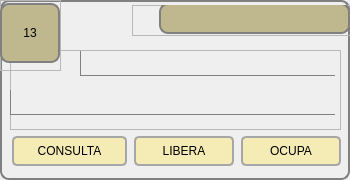
        <widget class="QGroupBox" name="groupBox_14">
         <property name="minimumSize">
          <size>
           <width>350</width>
           <height>180</height>
          </size>
         </property>
         <property name="maximumSize">
          <size>
           <width>350</width>
           <height>180</height>
          </size>
         </property>
         <property name="styleSheet">
          <string notr="true">QPushButton{
	border: 2px solid;
    border-radius: 5px;
	border-color: rgb(166, 166, 166);
	font: 11pt &quot;Arial&quot;; 
	background-color: rgb(245, 235, 181);		
}

QPushButton::hover{
    border: 1px solid gray;
    border-radius: 6px;
	font: Bold 11pt &quot;Arial&quot;; 
	background-color:rgb(191, 183, 141);		
}

QGroupBox{
    background-color: qlineargradient(x1: 0, y1: 0, x2: 0, y2: 1,
                                      stop: 0 #E0E0E0, stop: 1 #FFFFFF);
    border: 2px solid gray;
    border-radius: 9px;
    margin-top: 1ex; /* leave space at the top for the title */
}</string>
         </property>
         <property name="title">
          <string/>
         </property>
         <widget class="QWidget" name="layoutWidget_14">
          <property name="geometry">
           <rect>
            <x>11</x>
            <y>135</y>
            <width>331</width>
            <height>32</height>
           </rect>
          </property>
          <layout class="QHBoxLayout" name="horizontalLayout_15">
           <item>
            <widget class="QPushButton" name="btn_consulta_13">
             <property name="minimumSize">
              <size>
               <width>115</width>
               <height>30</height>
              </size>
             </property>
             <property name="maximumSize">
              <size>
               <width>105</width>
               <height>30</height>
              </size>
             </property>
             <property name="text">
              <string>CONSULTA</string>
             </property>
            </widget>
           </item>
           <item>
            <widget class="QPushButton" name="btn_libera_13">
             <property name="minimumSize">
              <size>
               <width>100</width>
               <height>30</height>
              </size>
             </property>
             <property name="maximumSize">
              <size>
               <width>100</width>
               <height>30</height>
              </size>
             </property>
             <property name="text">
              <string>LIBERA</string>
             </property>
            </widget>
           </item>
           <item>
            <widget class="QPushButton" name="btn_ocupa_13">
             <property name="minimumSize">
              <size>
               <width>100</width>
               <height>30</height>
              </size>
             </property>
             <property name="maximumSize">
              <size>
               <width>100</width>
               <height>30</height>
              </size>
             </property>
             <property name="text">
              <string>OCUPA</string>
             </property>
            </widget>
           </item>
          </layout>
         </widget>
         <widget class="QFrame" name="frame_39">
          <property name="geometry">
           <rect>
            <x>10</x>
            <y>50</y>
            <width>331</width>
            <height>80</height>
           </rect>
          </property>
          <property name="styleSheet">
           <string notr="true">QLabel{
	border: 1px solid;
	border-right-color: transparent;
	border-top-color: transparent;
	border-left-color: gray;
	border-bottom-color: gray;
	font: Bold Italic 12pt &quot;Courier&quot;;

}
</string>
          </property>
          <property name="frameShape">
           <enum>QFrame::StyledPanel</enum>
          </property>
          <property name="frameShadow">
           <enum>QFrame::Raised</enum>
          </property>
          <widget class="QLabel" name="lbl_referencia_13">
           <property name="geometry">
            <rect>
             <x>0</x>
             <y>40</y>
             <width>325</width>
             <height>25</height>
            </rect>
           </property>
           <property name="text">
            <string/>
           </property>
          </widget>
          <widget class="QLabel" name="lbl_ocupa_libera_13">
           <property name="geometry">
            <rect>
             <x>70</x>
             <y>1</y>
             <width>255</width>
             <height>25</height>
            </rect>
           </property>
           <property name="text">
            <string/>
           </property>
          </widget>
         </widget>
         <widget class="QFrame" name="frame_40">
          <property name="geometry">
           <rect>
            <x>132</x>
            <y>5</y>
            <width>221</width>
            <height>31</height>
           </rect>
          </property>
          <property name="styleSheet">
           <string notr="true">QLabel{
    border: 2px solid gray;
    border-radius: 9px;
	font: Bold 15pt &quot;Arial&quot;; 
	background-color: rgb(191, 183, 141);	
}
</string>
          </property>
          <property name="frameShape">
           <enum>QFrame::StyledPanel</enum>
          </property>
          <property name="frameShadow">
           <enum>QFrame::Raised</enum>
          </property>
          <widget class="QLabel" name="lbl_estado_13">
           <property name="geometry">
            <rect>
             <x>27</x>
             <y>-2</y>
             <width>191</width>
             <height>31</height>
            </rect>
           </property>
           <property name="text">
            <string/>
           </property>
           <property name="alignment">
            <set>Qt::AlignCenter</set>
           </property>
          </widget>
         </widget>
         <widget class="QFrame" name="frame_41">
          <property name="geometry">
           <rect>
            <x>0</x>
            <y>0</y>
            <width>61</width>
            <height>71</height>
           </rect>
          </property>
          <property name="styleSheet">
           <string notr="true">QLabel{
    border: 2px solid gray;
    border-radius: 9px;
	font: Bold 25pt &quot;Arial&quot;; 
	background-color: rgb(191, 183, 141);	
}
</string>
          </property>
          <property name="frameShape">
           <enum>QFrame::StyledPanel</enum>
          </property>
          <property name="frameShadow">
           <enum>QFrame::Raised</enum>
          </property>
          <widget class="QLabel" name="label_13">
           <property name="geometry">
            <rect>
             <x>0</x>
             <y>3</y>
             <width>60</width>
             <height>60</height>
            </rect>
           </property>
           <property name="text">
            <string>13</string>
           </property>
           <property name="alignment">
            <set>Qt::AlignCenter</set>
           </property>
          </widget>
         </widget>
        </widget>
